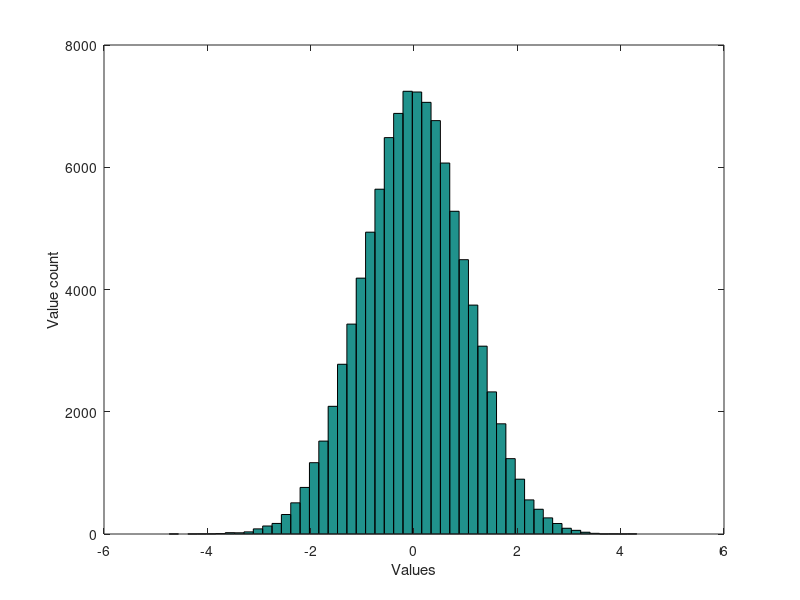
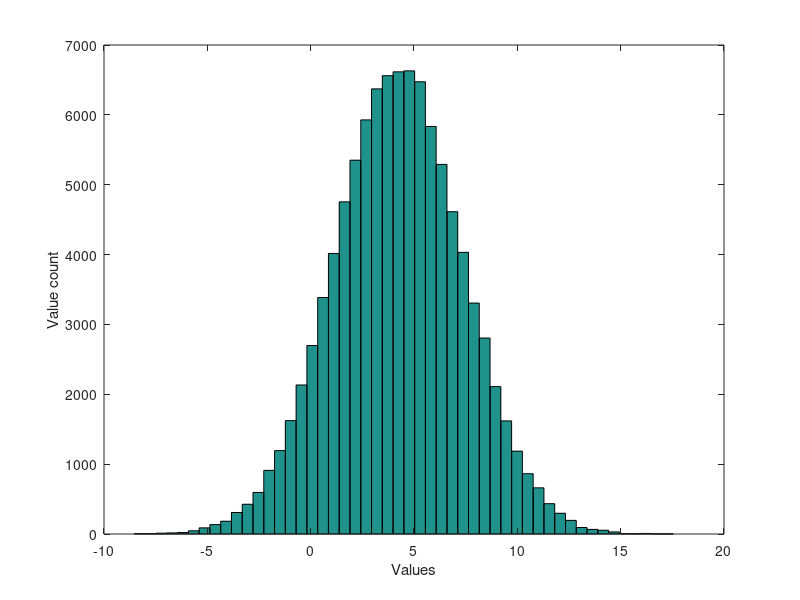

Write the MATLAB code that produced these figures, in order.
%% Exercise 2: 
% How do generate data according to different distributions in Matlab?

clear;
clc;
close all;

%% Normal distribution.

% n1 is a vector containing 100000 pseudorandom variables from an normal
% distribution; the similar with that of rand:
n1 = randn(100000, 1);


% The function hist can be used to count the number of values that fit in
% M=50 bins.
M = 50;

figure(1); 
hist(n1, M);
ylabel('Value count'); 
xlabel('Values');

% Question: When looking on the histogram, can you find an estimate for the
% average value from n? Variance? How?


%---------------------------------------
% n2 is given by the same randn function
m = 4.23;
s = 3.123;
n2 = m + s * randn(100000, 1);

figure(2); 
hist(n2, M);
ylabel('Value count');
xlabel('Values');

% Question: What are the values of m and s such that the vector n2 contains
% values from a normal distribution with mean 2 and variance 2.
